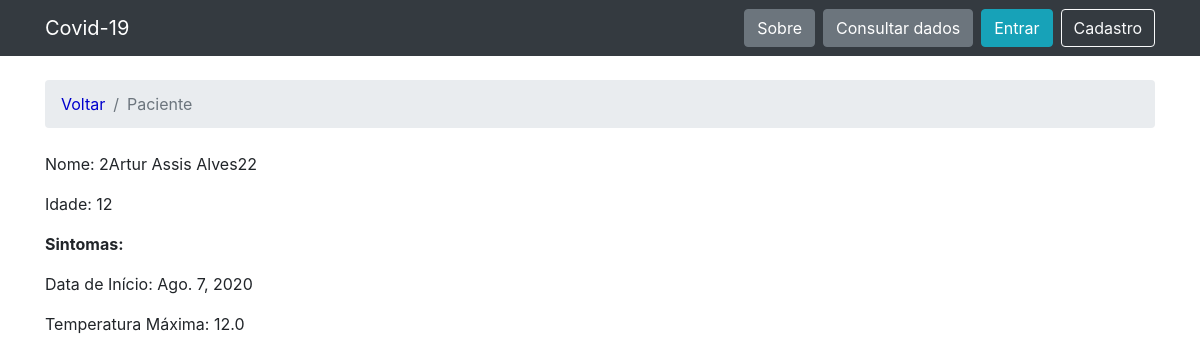
Page /pacientes/39/ on the committed database.
### pacientes/models.py (models this page shows, shortened)
class Paciente(models.Model):
    nome = models.CharField(max_length=30, unique=True)
    idade = models.IntegerField(null=True)
    temperatura_maxima = models.FloatField(null=True)
    data_inicio_sintomas = models.DateField(null=True)

### pacientes/views.py (the view)
# urls.py: url(r'^pacientes/(?P<pk>\d+)/$', views.patient_description, name='patient_description'),
def patient_description(request, pk):
    pacientes = get_object_or_404(Paciente, pk=pk)
    return render(request, 'patient.html', {'pacientes': pacientes})

### templates/patient.html (shortened to what this page needs)
{% extends 'base.html' %}
{% block breadcrumb %}
  <li class="breadcrumb-item"><a href="{% url 'patient_edit' %}" style="color:mediumblue">Voltar</a></li>
    <li class="breadcrumb-item active">Paciente</li>
{% endblock %}
{% block content %}
    <p>Nome: {{ pacientes.nome}}</p>
    <p>Idade: {{ pacientes.idade }}</p>
    <p><b>Sintomas:</b></p>
    <p>Data de Início: {{ pacientes.data_inicio_sintomas }}</p>
    <p>Temperatura Máxima: {{ pacientes.temperatura_maxima }}</p>
{% endblock %}

### rows in the picture
Paciente: nome "2Artur Assis Alves22", idade "12", data_inicio_sintomas "Ago. 7, 2020", temperatura_maxima "12.0"
